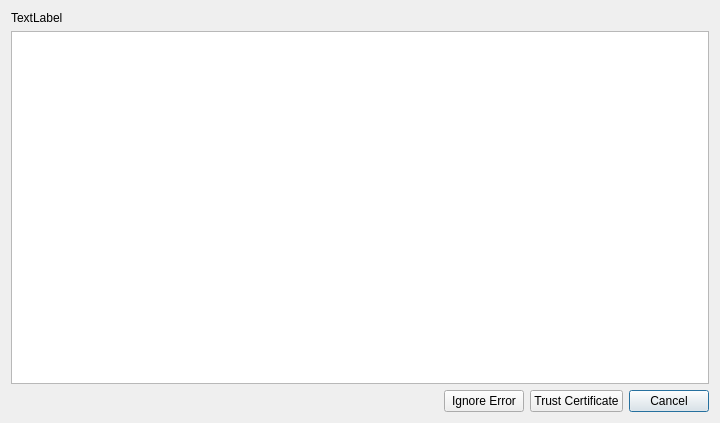
<?xml version="1.0" encoding="UTF-8"?>
<ui version="4.0">
 <class>CertificateDialog</class>
 <widget class="QDialog" name="CertificateDialog">
  <property name="geometry">
   <rect>
    <x>0</x>
	<y>0</y>
	<width>720</width>
	<height>423</height>
   </rect>
  </property>
  <property name="windowTitle">
   <string>Dialog</string>
  </property>
  <layout class="QVBoxLayout" name="verticalLayout">
   <item>
    <widget class="QLabel" name="message">
	 <property name="text">
	  <string>TextLabel</string>
	 </property>
	 <property name="alignment">
	  <set>Qt::AlignLeading|Qt::AlignLeft|Qt::AlignTop</set>
	 </property>
	 <property name="wordWrap">
	  <bool>true</bool>
	 </property>
	</widget>
   </item>
   <item>
    <widget class="QPlainTextEdit" name="certificate">
	 <property name="readOnly">
	  <bool>true</bool>
	 </property>
	</widget>
   </item>
   <item>
    <layout class="QHBoxLayout" name="horizontalLayout">
	 <item>
	  <spacer name="horizontalSpacer">
	   <property name="orientation">
	    <enum>Qt::Horizontal</enum>
		</property>
	   <property name="sizeHint" stdset="0">
	    <size>
		 <width>40</width>
		 <height>20</height>
		</size>
		</property>
	  </spacer>
	 </item>
	 <item>
	  <widget class="QPushButton" name="btnIgnore">
	   <property name="text">
	    <string>Ignore Error</string>
		</property>
	  </widget>
	 </item>
	 <item>
	  <widget class="QPushButton" name="btnTrust">
	   <property name="text">
	    <string>Trust Certificate</string>
		</property>
	  </widget>
	 </item>
	 <item>
	  <widget class="QPushButton" name="btnCancel">
	   <property name="text">
	    <string>Cancel</string>
		</property>
	   <property name="default">
	    <bool>true</bool>
		</property>
	  </widget>
	 </item>
	</layout>
   </item>
  </layout>
 </widget>
 <resources/>
 <connections>
  <connection>
   <sender>btnIgnore</sender>
   <signal>clicked()</signal>
   <receiver>CertificateDialog</receiver>
   <slot>accept()</slot>
   <hints>
    <hint type="sourcelabel">
	 <x>475</x>
	 <y>402</y>
	</hint>
	<hint type="destinationlabel">
	 <x>374</x>
	 <y>397</y>
	</hint>
   </hints>
  </connection>
  <connection>
   <sender>btnTrust</sender>
   <signal>clicked()</signal>
   <receiver>CertificateDialog</receiver>
   <slot>accept()</slot>
   <hints>
    <hint type="sourcelabel">
	 <x>563</x>
	 <y>404</y>
	</hint>
	<hint type="destinationlabel">
	 <x>287</x>
	 <y>395</y>
	</hint>
   </hints>
  </connection>
  <connection>
   <sender>btnCancel</sender>
   <signal>clicked()</signal>
   <receiver>CertificateDialog</receiver>
   <slot>reject()</slot>
   <hints>
    <hint type="sourcelabel">
	 <x>670</x>
	 <y>406</y>
	</hint>
	<hint type="destinationlabel">
	 <x>717</x>
	 <y>395</y>
	</hint>
   </hints>
  </connection>
 </connections>
</ui>
